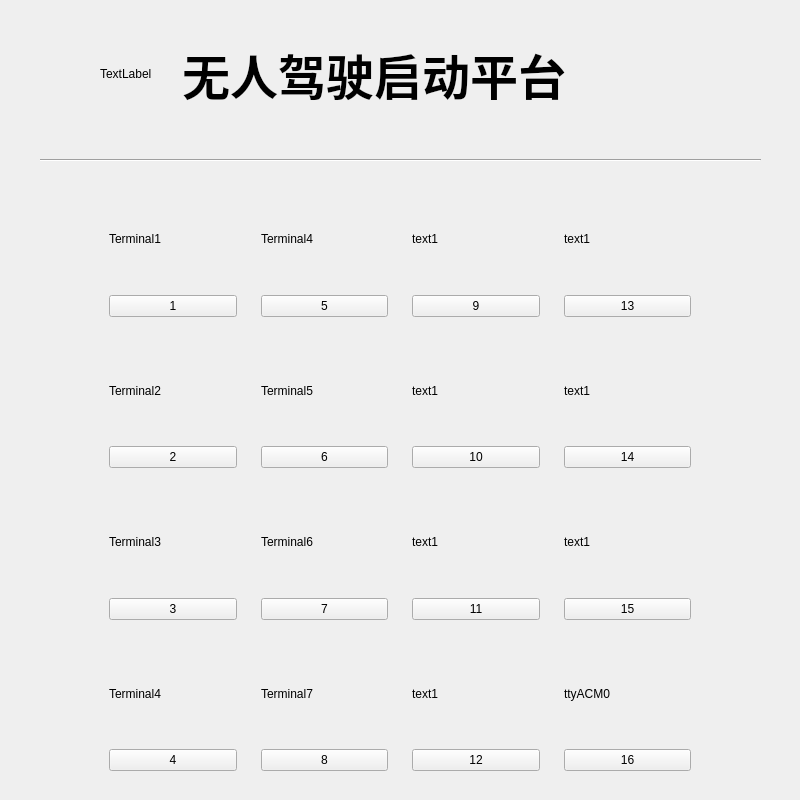
<?xml version="1.0" encoding="UTF-8"?>
<ui version="4.0">
 <class>Widget</class>
 <widget class="QWidget" name="Widget">
  <property name="geometry">
   <rect>
    <x>0</x>
    <y>0</y>
    <width>800</width>
    <height>800</height>
   </rect>
  </property>
  <property name="sizePolicy">
   <sizepolicy hsizetype="Fixed" vsizetype="Fixed">
    <horstretch>0</horstretch>
    <verstretch>0</verstretch>
   </sizepolicy>
  </property>
  <property name="minimumSize">
   <size>
    <width>800</width>
    <height>800</height>
   </size>
  </property>
  <property name="maximumSize">
   <size>
    <width>800</width>
    <height>800</height>
   </size>
  </property>
  <property name="contextMenuPolicy">
   <enum>Qt::NoContextMenu</enum>
  </property>
  <property name="windowTitle">
   <string>Widget</string>
  </property>
  <widget class="QWidget" name="widget" native="true">
   <property name="geometry">
    <rect>
     <x>100</x>
     <y>180</y>
     <width>600</width>
     <height>600</height>
    </rect>
   </property>
   <property name="sizePolicy">
    <sizepolicy hsizetype="Fixed" vsizetype="Fixed">
     <horstretch>0</horstretch>
     <verstretch>0</verstretch>
    </sizepolicy>
   </property>
   <property name="contextMenuPolicy">
    <enum>Qt::PreventContextMenu</enum>
   </property>
   <layout class="QGridLayout" name="gridLayout">
    <item row="3" column="0">
     <widget class="QWidget" name="widget_5" native="true">
      <layout class="QVBoxLayout" name="verticalLayout_4">
       <item>
        <widget class="QLabel" name="label_4">
         <property name="text">
          <string>Terminal4</string>
         </property>
        </widget>
       </item>
       <item>
        <widget class="QPushButton" name="pushButton4">
         <property name="text">
          <string>4</string>
         </property>
        </widget>
       </item>
      </layout>
     </widget>
    </item>
    <item row="1" column="2">
     <widget class="QWidget" name="widget_15" native="true">
      <layout class="QVBoxLayout" name="verticalLayout_17">
       <item>
        <widget class="QLabel" name="label_18">
         <property name="text">
          <string>text1</string>
         </property>
        </widget>
       </item>
       <item>
        <widget class="QPushButton" name="pushButton10">
         <property name="text">
          <string>10</string>
         </property>
        </widget>
       </item>
      </layout>
     </widget>
    </item>
    <item row="2" column="3">
     <widget class="QWidget" name="widget_17" native="true">
      <layout class="QVBoxLayout" name="verticalLayout_26">
       <item>
        <widget class="QLabel" name="label_26">
         <property name="text">
          <string>text1</string>
         </property>
        </widget>
       </item>
       <item>
        <widget class="QPushButton" name="pushButton15">
         <property name="text">
          <string>15</string>
         </property>
        </widget>
       </item>
      </layout>
     </widget>
    </item>
    <item row="2" column="2">
     <widget class="QWidget" name="widget_16" native="true">
      <layout class="QVBoxLayout" name="verticalLayout_24">
       <item>
        <widget class="QLabel" name="label_24">
         <property name="text">
          <string>text1</string>
         </property>
        </widget>
       </item>
       <item>
        <widget class="QPushButton" name="pushButton11">
         <property name="text">
          <string>11</string>
         </property>
        </widget>
       </item>
      </layout>
     </widget>
    </item>
    <item row="0" column="3">
     <widget class="QWidget" name="widget_9" native="true">
      <layout class="QVBoxLayout" name="verticalLayout_19">
       <item>
        <widget class="QLabel" name="label_27">
         <property name="text">
          <string>text1</string>
         </property>
        </widget>
       </item>
       <item>
        <widget class="QPushButton" name="pushButton13">
         <property name="text">
          <string>13</string>
         </property>
        </widget>
       </item>
      </layout>
     </widget>
    </item>
    <item row="0" column="2">
     <widget class="QWidget" name="widget_8" native="true">
      <layout class="QVBoxLayout" name="verticalLayout_18">
       <item>
        <widget class="QLabel" name="label_19">
         <property name="text">
          <string>text1</string>
         </property>
        </widget>
       </item>
       <item>
        <widget class="QPushButton" name="pushButton9">
         <property name="text">
          <string>9</string>
         </property>
        </widget>
       </item>
      </layout>
     </widget>
    </item>
    <item row="2" column="0">
     <widget class="QWidget" name="widget_4" native="true">
      <layout class="QVBoxLayout" name="verticalLayout_3">
       <item>
        <widget class="QLabel" name="label_3">
         <property name="text">
          <string>Terminal3</string>
         </property>
        </widget>
       </item>
       <item>
        <widget class="QPushButton" name="pushButton3">
         <property name="text">
          <string>3</string>
         </property>
        </widget>
       </item>
      </layout>
     </widget>
    </item>
    <item row="1" column="0">
     <widget class="QWidget" name="widget_3" native="true">
      <layout class="QVBoxLayout" name="verticalLayout_2">
       <item>
        <widget class="QLabel" name="label_2">
         <property name="text">
          <string>Terminal2</string>
         </property>
        </widget>
       </item>
       <item>
        <widget class="QPushButton" name="pushButton2">
         <property name="text">
          <string>2</string>
         </property>
        </widget>
       </item>
      </layout>
     </widget>
    </item>
    <item row="0" column="0">
     <widget class="QWidget" name="widget_2" native="true">
      <layout class="QVBoxLayout" name="verticalLayout">
       <item>
        <widget class="QLabel" name="label">
         <property name="text">
          <string>Terminal1</string>
         </property>
        </widget>
       </item>
       <item>
        <widget class="QPushButton" name="pushButton1">
         <property name="text">
          <string>1</string>
         </property>
        </widget>
       </item>
      </layout>
     </widget>
    </item>
    <item row="1" column="3">
     <widget class="QWidget" name="widget_18" native="true">
      <layout class="QVBoxLayout" name="verticalLayout_27">
       <item>
        <widget class="QLabel" name="label_28">
         <property name="text">
          <string>text1</string>
         </property>
        </widget>
       </item>
       <item>
        <widget class="QPushButton" name="pushButton14">
         <property name="text">
          <string>14</string>
         </property>
        </widget>
       </item>
      </layout>
     </widget>
    </item>
    <item row="3" column="1">
     <widget class="QWidget" name="widget_22" native="true">
      <layout class="QVBoxLayout" name="verticalLayout_22">
       <item>
        <widget class="QLabel" name="label_22">
         <property name="text">
          <string>Terminal7</string>
         </property>
        </widget>
       </item>
       <item>
        <widget class="QPushButton" name="pushButton8">
         <property name="text">
          <string>8</string>
         </property>
        </widget>
       </item>
      </layout>
     </widget>
    </item>
    <item row="3" column="2">
     <widget class="QWidget" name="widget_23" native="true">
      <layout class="QVBoxLayout" name="verticalLayout_25">
       <item>
        <widget class="QLabel" name="label_25">
         <property name="text">
          <string>text1</string>
         </property>
        </widget>
       </item>
       <item>
        <widget class="QPushButton" name="pushButton12">
         <property name="text">
          <string>12</string>
         </property>
        </widget>
       </item>
      </layout>
     </widget>
    </item>
    <item row="2" column="1">
     <widget class="QWidget" name="widget_14" native="true">
      <layout class="QVBoxLayout" name="verticalLayout_20">
       <item>
        <widget class="QLabel" name="label_20">
         <property name="text">
          <string>Terminal6</string>
         </property>
        </widget>
       </item>
       <item>
        <widget class="QPushButton" name="pushButton7">
         <property name="text">
          <string>7</string>
         </property>
        </widget>
       </item>
      </layout>
     </widget>
    </item>
    <item row="3" column="3">
     <widget class="QWidget" name="widget_24" native="true">
      <layout class="QVBoxLayout" name="verticalLayout_28">
       <item>
        <widget class="QLabel" name="label_29">
         <property name="text">
          <string>ttyACM0</string>
         </property>
        </widget>
       </item>
       <item>
        <widget class="QPushButton" name="pushButton16">
         <property name="text">
          <string>16</string>
         </property>
        </widget>
       </item>
      </layout>
     </widget>
    </item>
    <item row="0" column="1">
     <widget class="QWidget" name="widget_7" native="true">
      <layout class="QVBoxLayout" name="verticalLayout_11">
       <item>
        <widget class="QLabel" name="label_11">
         <property name="text">
          <string>Terminal4</string>
         </property>
        </widget>
       </item>
       <item>
        <widget class="QPushButton" name="pushButton5">
         <property name="text">
          <string>5</string>
         </property>
        </widget>
       </item>
      </layout>
     </widget>
    </item>
    <item row="1" column="1">
     <widget class="QWidget" name="widget_13" native="true">
      <layout class="QVBoxLayout" name="verticalLayout_12">
       <item>
        <widget class="QLabel" name="label_12">
         <property name="text">
          <string>Terminal5</string>
         </property>
        </widget>
       </item>
       <item>
        <widget class="QPushButton" name="pushButton6">
         <property name="text">
          <string>6</string>
         </property>
        </widget>
       </item>
      </layout>
     </widget>
    </item>
   </layout>
  </widget>
  <widget class="QLabel" name="label_30">
   <property name="geometry">
    <rect>
     <x>9</x>
     <y>373</y>
     <width>16</width>
     <height>168</height>
    </rect>
   </property>
   <property name="sizePolicy">
    <sizepolicy hsizetype="Preferred" vsizetype="Fixed">
     <horstretch>0</horstretch>
     <verstretch>0</verstretch>
    </sizepolicy>
   </property>
   <property name="minimumSize">
    <size>
     <width>0</width>
     <height>168</height>
    </size>
   </property>
   <property name="maximumSize">
    <size>
     <width>16777215</width>
     <height>168</height>
    </size>
   </property>
   <property name="text">
    <string/>
   </property>
  </widget>
  <widget class="QWidget" name="widget1" native="true">
   <property name="geometry">
    <rect>
     <x>100</x>
     <y>30</y>
     <width>548</width>
     <height>88</height>
    </rect>
   </property>
   <layout class="QHBoxLayout" name="horizontalLayout">
    <item>
     <widget class="QLabel" name="xiaohui">
      <property name="text">
       <string>TextLabel</string>
      </property>
     </widget>
    </item>
    <item>
     <widget class="QLabel" name="label_5">
      <property name="text">
       <string>&lt;html&gt;&lt;head/&gt;&lt;body&gt;&lt;p&gt;&lt;span style=&quot; font-size:36pt; font-weight:600;&quot;&gt;无人驾驶启动平台&lt;/span&gt;&lt;/p&gt;&lt;/body&gt;&lt;/html&gt;</string>
      </property>
      <property name="scaledContents">
       <bool>false</bool>
      </property>
      <property name="alignment">
       <set>Qt::AlignCenter</set>
      </property>
      <property name="openExternalLinks">
       <bool>false</bool>
      </property>
     </widget>
    </item>
    <item>
     <widget class="QLabel" name="xiaohui_2">
      <property name="text">
       <string/>
      </property>
     </widget>
    </item>
   </layout>
  </widget>
  <widget class="Line" name="line">
   <property name="geometry">
    <rect>
     <x>40</x>
     <y>150</y>
     <width>721</width>
     <height>20</height>
    </rect>
   </property>
   <property name="orientation">
    <enum>Qt::Horizontal</enum>
   </property>
  </widget>
 </widget>
 <resources/>
 <connections/>
</ui>
